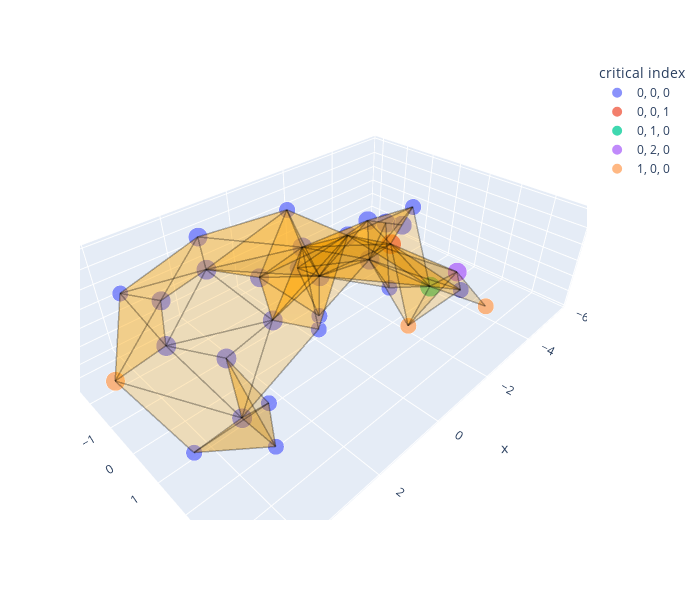

Source (notebook cell):
### Markdown cell above
Visualise the critical vertices. The critical index $(\widetilde{\beta}_{-1}, \,\widetilde{\beta}_{0}, \,\widetilde{\beta}_{1})$ of a vertex is the list of the reduced Betti numbers of the upper link of a vertex. Vertices which have a critical index of (0, 0, 0) are regular and not critical.

### Code cell
# You can click on the Plotly legend to highlight certain vertices by critical index
m.plot_crit_pt(two_skeleton=True, renderer='vscode+notebook_connected')
